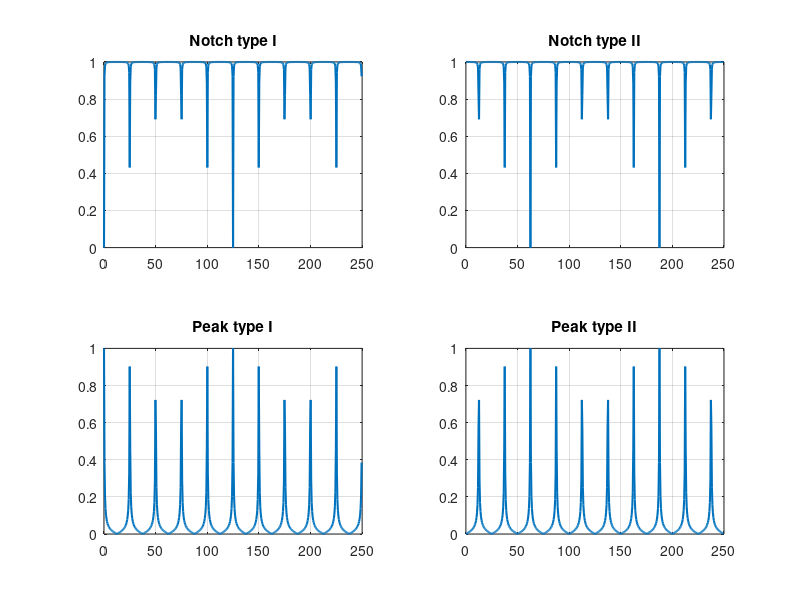

Recreate this plot in MATLAB.
clear all,close all,clc
set(0,'defaultaxesfontsize',10)
set(0,'defaulttextfontsize',10)
set(0,'defaultlinelinewidth',1.5)
a=.95;
N=20;
F_s=500;
%%%
num1=[1,zeros(1,N-1),-1];
den1=[1,zeros(1,N-1),-a]
[H1,om1]=freqz(num1,den1,[],F_s);
b1=max(abs(H1))
num1=1/b1*num1
[H1,om1]=freqz(num1,den1,[],F_s);
%%%
num2=[1,zeros(1,N-1),1];
den2=[1,zeros(1,N-1),a]
[H2,om2]=freqz(num2,den2,[],F_s);
b2=max(abs(H2))
num2=1/b2*num2
[H2,om2]=freqz(num2,den2,[],F_s);
%%%
num3=[1,zeros(1,N-1),1];
den3=[1,zeros(1,N-1),-a]
[H3,om3]=freqz(num3,den3,[],F_s);
b3=max(abs(H3))
num3=1/b3*num3
[H3,om3]=freqz(num3,den3,[],F_s);
%%%
num4=[1,zeros(1,N-1),-1];
den4=[1,zeros(1,N-1),a]
[H4,om4]=freqz(num4,den4,[],F_s);
b4=max(abs(H4))
num4=1/b4*num4
[H4,om4]=freqz(num4,den4,[],F_s);
%%%
figure,
subplot(2,2,1),plot(om1,abs(H1)),grid
title('Notch type I')
subplot(2,2,2),plot(om2,abs(H2)),grid
title('Notch type II')
subplot(2,2,3),plot(om3,abs(H3)),grid
title('Peak type I')
subplot(2,2,4),plot(om4,abs(H4)),grid
title('Peak type II')
